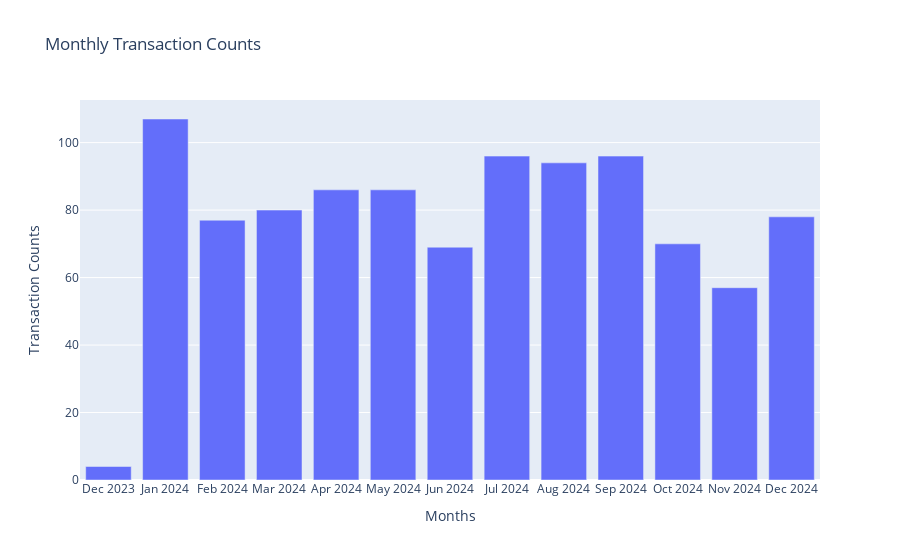

Source (notebook cell):
### Code cell
# plot bar graph of monthly transaction counts
fig = px.bar(x=monthly_transactions_count.index,
             y=monthly_transactions_count.values,
             labels={'x': 'Months', 'y': 'Transaction Counts'},
             title='Monthly Transaction Counts')
fig.show()

### Figure 1 — Plotly figure (JSON) as saved in the notebook; plotly's stock layout.template omitted (floating-point values rounded to 4 significant figures)
{"data": [{"alignmentgroup": "True", "hovertemplate": "Months=%{x}<br>Transaction Counts=%{y}<extra></extra>", "legendgroup": "", "marker": {"color": "#636efa", "pattern": {"shape": ""}}, "name": "", "offsetgroup": "", "orientation": "v", "showlegend": false, "textposition": "auto", "type": "bar", "x": ["Dec 2023", "Jan 2024", "Feb 2024", "Mar 2024", "Apr 2024", "May 2024", "Jun 2024", "Jul 2024", "Aug 2024", "Sep 2024", "Oct 2024", "Nov 2024", "Dec 2024"], "xaxis": "x", "y": [4, 107, 77, 80, 86, 86, 69, 96, 94, 96, 70, 57, 78], "yaxis": "y"}], "layout": {"barmode": "relative", "legend": {"tracegroupgap": 0}, "title": {"text": "Monthly Transaction Counts"}, "xaxis": {"anchor": "y", "domain": [0, 1], "title": {"text": "Months"}}, "yaxis": {"anchor": "x", "domain": [0, 1], "title": {"text": "Transaction Counts"}}}}
